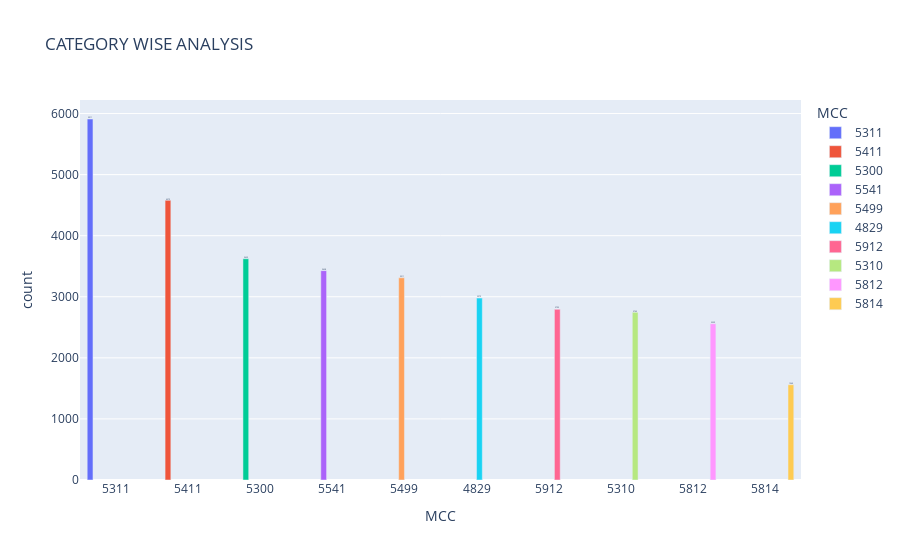

Write notebook code for a chart like this one.
### Code cell
df=data.groupby('MCC')['MCC'].agg(['count']).sort_values(by='count',ascending=False)[:10]
df=df.reset_index()
px.bar(data_frame=df,x='MCC',y='count',color='MCC',barmode='group',text_auto=True,title='category wise analysis'.upper())
# fig.update_traces(texttemplate='%{text:.2s}', textposition='top center')
# fig.show()

### Figure 1 — Plotly figure (JSON) as saved in the notebook; plotly's stock layout.template omitted (floating-point values rounded to 4 significant figures)
{"data": [{"alignmentgroup": "True", "hovertemplate": "MCC=%{x}<br>count=%{y}<extra></extra>", "legendgroup": "5311", "marker": {"color": "#636efa", "pattern": {"shape": ""}}, "name": "5311", "offsetgroup": "5311", "orientation": "v", "showlegend": true, "textposition": "auto", "texttemplate": "%{y}", "type": "bar", "x": ["5311"], "xaxis": "x", "y": [5911], "yaxis": "y"}, {"alignmentgroup": "True", "hovertemplate": "MCC=%{x}<br>count=%{y}<extra></extra>", "legendgroup": "5411", "marker": {"color": "#EF553B", "pattern": {"shape": ""}}, "name": "5411", "offsetgroup": "5411", "orientation": "v", "showlegend": true, "textposition": "auto", "texttemplate": "%{y}", "type": "bar", "x": ["5411"], "xaxis": "x", "y": [4579], "yaxis": "y"}, {"alignmentgroup": "True", "hovertemplate": "MCC=%{x}<br>count=%{y}<extra></extra>", "legendgroup": "5300", "marker": {"color": "#00cc96", "pattern": {"shape": ""}}, "name": "5300", "offsetgroup": "5300", "orientation": "v", "showlegend": true, "textposition": "auto", "texttemplate": "%{y}", "type": "bar", "x": ["5300"], "xaxis": "x", "y": [3623], "yaxis": "y"}, {"alignmentgroup": "True", "hovertemplate": "MCC=%{x}<br>count=%{y}<extra></extra>", "legendgroup": "5541", "marker": {"color": "#ab63fa", "pattern": {"shape": ""}}, "name": "5541", "offsetgroup": "5541", "orientation": "v", "showlegend": true, "textposition": "auto", "texttemplate": "%{y}", "type": "bar", "x": ["5541"], "xaxis": "x", "y": [3428], "yaxis": "y"}, {"alignmentgroup": "True", "hovertemplate": "MCC=%{x}<br>count=%{y}<extra></extra>", "legendgroup": "5499", "marker": {"color": "#FFA15A", "pattern": {"shape": ""}}, "name": "5499", "offsetgroup": "5499", "orientation": "v", "showlegend": true, "textposition": "auto", "texttemplate": "%{y}", "type": "bar", "x": ["5499"], "xaxis": "x", "y": [3311], "yaxis": "y"}, {"alignmentgroup": "True", "hovertemplate": "MCC=%{x}<br>count=%{y}<extra></extra>", "legendgroup": "4829", "marker": {"color": "#19d3f3", "pattern": {"shape": ""}}, "name": "4829", "offsetgroup": "4829", "orientation": "v", "showlegend": true, "textposition": "auto", "texttemplate": "%{y}", "type": "bar", "x": ["4829"], "xaxis": "x", "y": [2979], "yaxis": "y"}, {"alignmentgroup": "True", "hovertemplate": "MCC=%{x}<br>count=%{y}<extra></extra>", "legendgroup": "5912", "marker": {"color": "#FF6692", "pattern": {"shape": ""}}, "name": "5912", "offsetgroup": "5912", "orientation": "v", "showlegend": true, "textposition": "auto", "texttemplate": "%{y}", "type": "bar", "x": ["5912"], "xaxis": "x", "y": [2795], "yaxis": "y"}, {"alignmentgroup": "True", "hovertemplate": "MCC=%{x}<br>count=%{y}<extra></extra>", "legendgroup": "5310", "marker": {"color": "#B6E880", "pattern": {"shape": ""}}, "name": "5310", "offsetgroup": "5310", "orientation": "v", "showlegend": true, "textposition": "auto", "texttemplate": "%{y}", "type": "bar", "x": ["5310"], "xaxis": "x", "y": [2745], "yaxis": "y"}, {"alignmentgroup": "True", "hovertemplate": "MCC=%{x}<br>count=%{y}<extra></extra>", "legendgroup": "5812", "marker": {"color": "#FF97FF", "pattern": {"shape": ""}}, "name": "5812", "offsetgroup": "5812", "orientation": "v", "showlegend": true, "textposition": "auto", "texttemplate": "%{y}", "type": "bar", "x": ["5812"], "xaxis": "x", "y": [2559], "yaxis": "y"}, {"alignmentgroup": "True", "hovertemplate": "MCC=%{x}<br>count=%{y}<extra></extra>", "legendgroup": "5814", "marker": {"color": "#FECB52", "pattern": {"shape": ""}}, "name": "5814", "offsetgroup": "5814", "orientation": "v", "showlegend": true, "textposition": "auto", "texttemplate": "%{y}", "type": "bar", "x": ["5814"], "xaxis": "x", "y": [1560], "yaxis": "y"}], "layout": {"barmode": "group", "legend": {"title": {"text": "MCC"}, "tracegroupgap": 0}, "title": {"text": "CATEGORY WISE ANALYSIS"}, "xaxis": {"anchor": "y", "categoryarray": ["5311", "5411", "5300", "5541", "5499", "4829", "5912", "5310", "5812", "5814"], "categoryorder": "array", "domain": [0, 1], "title": {"text": "MCC"}}, "yaxis": {"anchor": "x", "domain": [0, 1], "title": {"text": "count"}}}}
